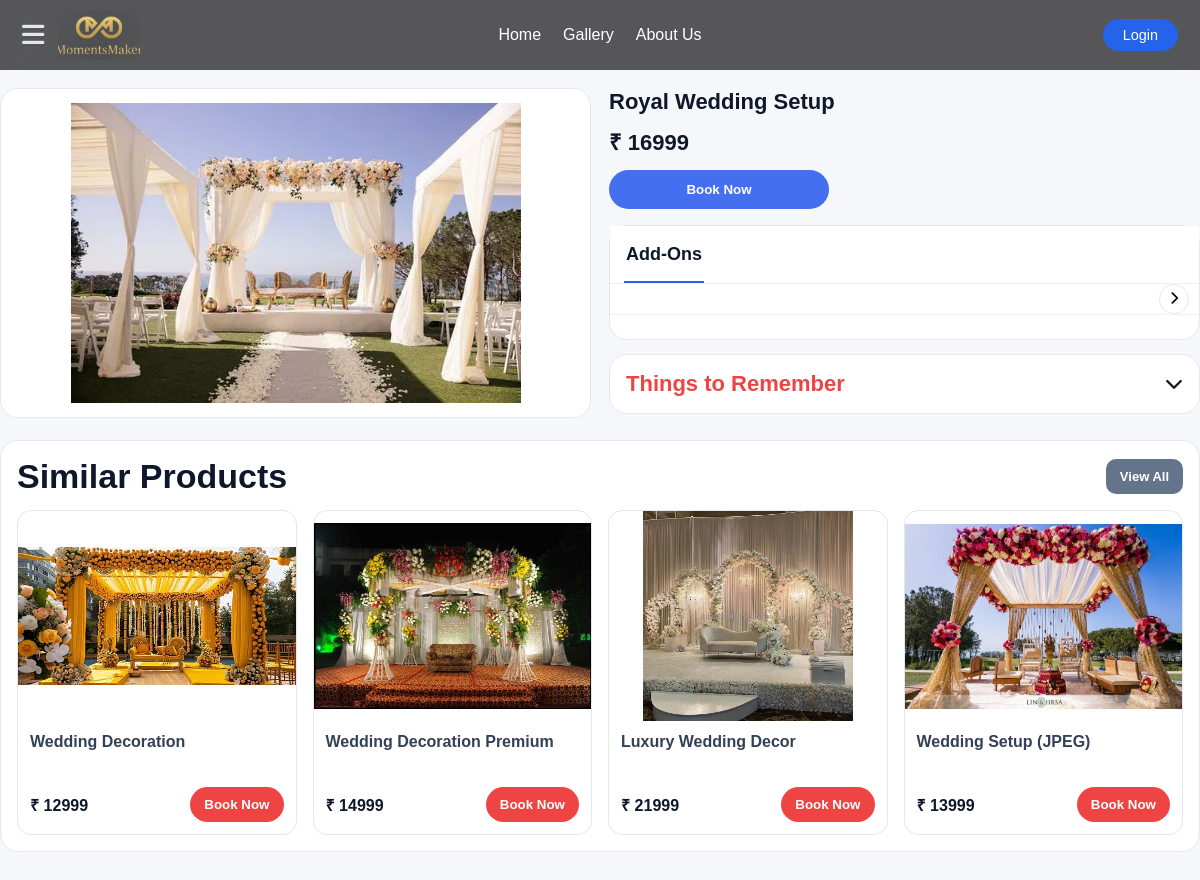
Page /theme/wed-3 on the committed database.
### models.py (models this page shows)
class Theme(db.Model):
    __tablename__ = "themes"
    id = db.Column(db.String(50), primary_key=True)
    name = db.Column(db.String(200))
    category = db.Column(db.String(100))
    price = db.Column(db.Integer)
    images = db.Column(JSON)
    inclusions = db.Column(JSON)
    addons = db.Column(JSON)

### theme.py (the view)
@theme_bp.route("/theme/<theme_id>")
def theme_detail(theme_id):
    seed_themes()
    theme = Theme.query.filter_by(id=theme_id).first()
    if not theme:
        abort(404)
    related = get_related_themes(theme.id, theme.category)
    return render_template("theme_detail.html", theme=theme, related=related)

### theme.py (called while the page is built, shortened)
def seed_themes():
    for t in THEMES.values():
        exists = Theme.query.filter_by(id=t["id"]).first()
    db.session.commit()
    print("✅ All themes synced to database")

def get_related_themes(current_id, category):
    return Theme.query.filter(Theme.category==category, Theme.id!=current_id).limit(4).all()

### templates/theme_detail.html (shortened to what this page needs)
<!DOCTYPE html>
<html lang="en">
<head>
<link rel="stylesheet" href="https://cdnjs.cloudflare.com/ajax/libs/font-awesome/6.5.0/css/all.min.css">
</head>
<body>
<header>
  <div class="nav">
    <div class="nav-left">
      <div class="menu-icon" id="menuBtn"><i class="fa-solid fa-bars"></i></div>
      <a href="/home" class="brand">
        <img src="{{ url_for('static', filename='images/logo3.png') }}" alt="MomentsMaker Logo">
      </a>
    </div>
    <nav class="nav-center">
      <ul>
        <li><a href="/home">Home</a></li>
        <li><a href="/gallery">Gallery</a></li>
        <li><a href="/about">About Us</a></li>
      </ul>
    </nav>
    {% if session.get("user") %}
      <a href="/logout" class="login-btn">Logout</a>
    {% else %}
      <a href="/login" class="login-btn">Login</a>
    {% endif %}
  </div>
</header>
<div class="spacer"></div>
<main class="page container">
  <section class="top-grid">
    <div class="left-sticky">
      <div class="img-card">
        <div class="img-main" id="imgMain">
         <img id="mainImg"
  src="{{ url_for('static', filename=theme.images[0]) }}"
  onclick="openImage(this.src)"
  style="cursor: zoom-in;"
>
        </div>
      </div>
    </div>
    <aside>
      <div class="title">{{ theme.name }}</div>
      <div class="price">₹ <span id="basePrice">{{ theme.price }}</span></div>
      <div class="bookbar">
        <button class="book-btn" id="bookBtn">Book Now</button>
      </div>
      <div class="addons" id="addonsBox">
        <div class="addon-top">
          <div class="addon-tabs">
            <div class="addon-tab active" id="tabAddons">Add-Ons</div>
          </div>
        </div>
        <div class="cat-wrapper">
          <div class="cat-row" id="catRow"></div>
          <button class="cat-next" id="catNextBtn" title="Next">
            <i class="fa-solid fa-chevron-right"></i>
          </button>
        </div>
        <div class="addon-grid" id="addonGrid"></div>
      </div>
      <div class="acc">
        <div class="acc-head" onclick="toggleAcc('rememberAcc')">
          <h3>Things to Remember</h3>
          <i class="fa-solid fa-chevron-down" style="color:#111827;font-size:18px;"></i>
        </div>
      </div>
    </aside>
  </section>
  <section class="similar">
    <div class="sim-head">
      <h2>Similar Products</h2>
      <a href="/gallery#filter={{ theme.category }}" class="viewall">View All</a>
    </div>
    <div class="sim-row">
      {% for p in related %}
      <div class="sim-card">
        <a href="/theme/{{ p.id }}">
          <img src="{{ p.images[0] if 'static/' in p.images[0] else url_for('static', filename=p.images[0]) }}" alt="">
        </a>
        <div class="sim-body">
          <div class="sim-name">{{ p.name }}</div>
          <div class="sim-price-row">
            <div class="sim-price">₹ {{ p.price }}</div>
            <a href="/theme/{{ p.id }}"><button class="sim-book">Book Now</button></a>
          </div>
        </div>
      </div>
      {% endfor %}
    </div>
  </section>
</main>
</body>
</html>

### templates/theme_detail.html (style rules this page uses)
* { box-sizing:border-box;margin:0;padding:0;font-family:Arial,Helvetica,sans-serif }
body { background:#f6f7fb;color:#0f172a }
a { text-decoration:none;color:inherit }
button { font-family:inherit }
header { position:fixed;top:0;left:0;right:0; background:rgba(0,0,0,.65); backdrop-filter: blur(12px); -webkit-backdrop-filter: blur(12px); z-index:1000; }
.nav { display:flex;align-items:center;justify-content:space-between; padding:14px 22px; position:relative; height:70px; }
.nav-left { display:flex;align-items:center;gap:14px }
.menu-icon { font-size:1.6rem;color:#e5e7eb;cursor:pointer }
.brand { height:50px;width:82px; display:flex;align-items:center;justify-content:center; overflow:hidden;cursor:pointer; }
.brand img { height:100%;width:100%; object-fit:cover;object-position:center; transform:scale(1.7); filter:drop-shadow(0 6px 14px rgba(0,0,0,.65)); display:block; }
.nav-center { position:absolute;left:50%; transform:translateX(-50%); }
.nav-center ul { list-style:none;display:flex;gap:22px }
.nav-center a { color:#fff }
.login-btn { padding:8px 20px; border-radius:22px; background:#2563eb; color:#fff; font-size:.9rem; }
.spacer { height:70px }
.container { max-width:1400px;margin:0 auto;padding:0 18px }
.page { padding:18px 0 60px }
.top-grid { display:grid; grid-template-columns: 1fr 1fr; gap:18px; align-items:start; }
.left-sticky { position:sticky;top:92px }
.img-card { background:#fff; border:1px solid #e5e7eb; border-radius:18px; overflow:hidden; }
.img-main { background:#fff; display:flex;align-items:center;justify-content:center; cursor:zoom-in; padding:14px; }
.img-main img { width:100%; height:300px; object-fit:contain; display:block; background:#fff; border-radius:14px; border:none; }
.title { font-size:22px; font-weight:900; line-height:1.25; }
.price { margin-top:10px; font-size:22px; font-weight:900; color:#111827; }
.bookbar { margin-top:14px }
.book-btn { width:220px; padding:12px 18px; border:none; border-radius:999px; cursor:pointer; font-weight:900; background:#446fef; color:#fff; }
.addons { margin-top:16px; border:1px solid #e5e7eb; border-radius:18px; overflow:hidden; background:#fff; }
.addon-top { display:flex; align-items:center; gap:22px; padding:12px 14px; border-bottom:1px solid #eef2f7; background:#fff; }
.addon-tabs { display:flex;gap:18px }
.addon-tab { font-size:18px; font-weight:700; color:#0f172a; padding:6px 2px; position:relative; }
.addon-tab:after { content:""; position:absolute; left:0;right:0;bottom:-12px; height:2px;background:#2563eb; }
.cat-wrapper { position:relative; display:flex; align-items:center; gap:10px; padding:0 10px; border-bottom:1px solid #eef2f7; }
.cat-row { display:flex; gap:10px; padding:12px 4px; overflow:auto; scroll-behavior:smooth; flex:1; }
.cat-prev, .cat-next { flex:0 0 auto; width:30px;height:30px; border-radius:999px; border:1px solid #e5e7eb; background:#fff; cursor:pointer; display:flex;align-items:center;justify-content:center; font-weight:900; }
.addon-grid { display:flex; gap:18px; padding:12px 0; overflow-x:auto; overflow-y:hidden; scroll-behavior:smooth; width:100%; max-width:100%; }
.addons { overflow:visible; }
aside { min-width:0; }
.acc { margin-top:14px; border:1px solid #e5e7eb; border-radius:18px; overflow:hidden; background:#fff; }
.acc-head { padding:16px 16px; display:flex; justify-content:space-between; align-items:center; cursor:pointer; }
.acc-head h3 { font-size:22px; color:#ef4444; font-weight:900; }
.similar { margin-top:22px; background:#fff; border:1px solid #e5e7eb; border-radius:18px; padding:16px; }
.sim-head { display:flex; justify-content:space-between; align-items:center; gap:10px; }
.similar h2 { font-size:34px; font-weight:900; color:#0f172a; }
.viewall { background:#64748b; color:#fff; padding:10px 14px; border-radius:10px; font-weight:900; font-size:13px; }
.sim-row { margin-top:14px; display:grid; grid-template-columns:repeat(4,1fr); gap:16px; }
.sim-card { border:1px solid #e5e7eb; border-radius:14px; overflow:hidden; background:#fff; }
.sim-card img { width:100%;height:210px;object-fit:contain;display:block }
.sim-body { padding:12px }
.sim-name { font-size:16px;color:#334155;font-weight:700;min-height:44px }
.sim-price-row { margin-top:10px;display:flex;justify-content:space-between;align-items:center }
.sim-price { font-weight:900;color:#0f172a }
.sim-book { padding:10px 14px; border-radius:999px; background:#ef4444; color:#fff; font-weight:900; border:none; cursor:pointer; }

### rows in the picture
Theme: name "Royal Wedding Setup", price "16999"
Theme: shows a picture, name "Wedding Decoration", price "12999"
Theme: shows a picture, name "Wedding Decoration Premium", price "14999"
Theme: shows a picture, name "Luxury Wedding Decor", price "21999"
Theme: shows a picture, name "Wedding Setup (JPEG)", price "13999"
